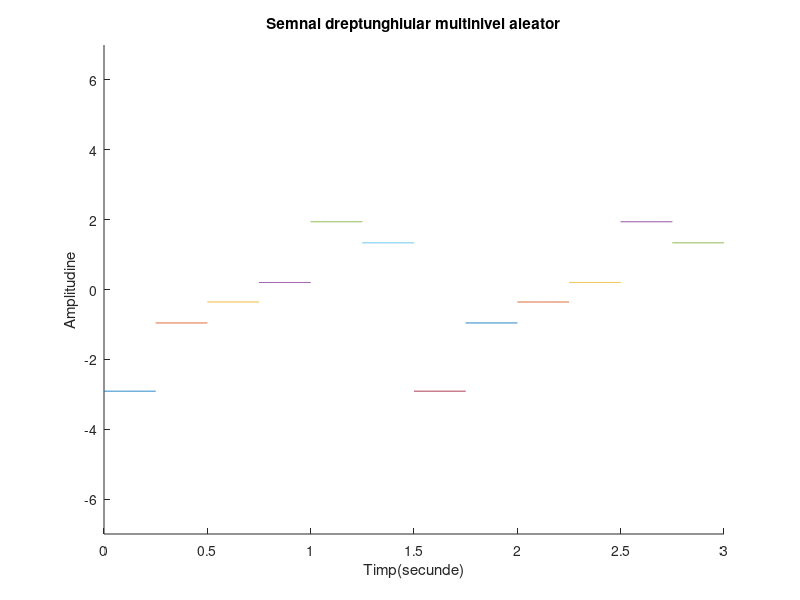

Source code (MATLAB):
hold on;
%Cu ajutorul functie hold on vom afisa simultan mai multe semnale pe acelasi grafic
%2ms
%folosim rand pentru a genera un numar aleator
r1=rand(1);
r2=rand(1);
r3=rand(1);
r4=rand(1);
r5=rand(1);
r6=rand(1);
t1=0:0.002:0.25;
t2=0.25:0.002:0.5;
t3=0.5:0.002:0.75;
t4=0.75:0.002:1;
t5=1:0.002:1.25;
t6=1.25:0.002:1.5;
%Stabilesc nivelurile
x1=-5*r1*square(pi*8*t1,100);
x2=-3*r2*square(pi*8*t2,100);
x3=-1*r3*square(pi*8*t3,100);
x4=1*r4*square(pi*8*t4,100);
x5=3*r5*square(pi*8*t5,100);
x6=5*r6*square(pi*8*t6,100);
%->Vom folosi functia plot pentru a genera grafice cu parametrii t1 si x1, t2 si x2, t3 si x3, t4 si x4, t5 si x5, t6 si x6
plot(t1,x1);
plot(t2,x2);
plot(t3,x3);
plot(t4,x4);
plot(t5,x5);
plot(t6,x6);
%->Folosim functia axis pentru a delimita spectrele de valori ale graficului generat de plot pentru a se incadra corespunzator in parametri
axis([0 3 -7 7]);
%->Acum graficul se va intinde de la 0 la 3 pe Ox si de a -7 la 7 pe Oy
plot(1.5+t1,x1);
plot(1.5+t2,x2);
plot(1.5+t3,x3);
plot(1.5+t4,x4);
plot(1.5+t5,x5);
plot(1.5+t6,x6);
%Am denumit axa Ox
xlabel('Timp(secunde)')
%Am denumit axa Oy
ylabel('Amplitudine')
title('Semnal dreptunghiular multinivel aleator')
